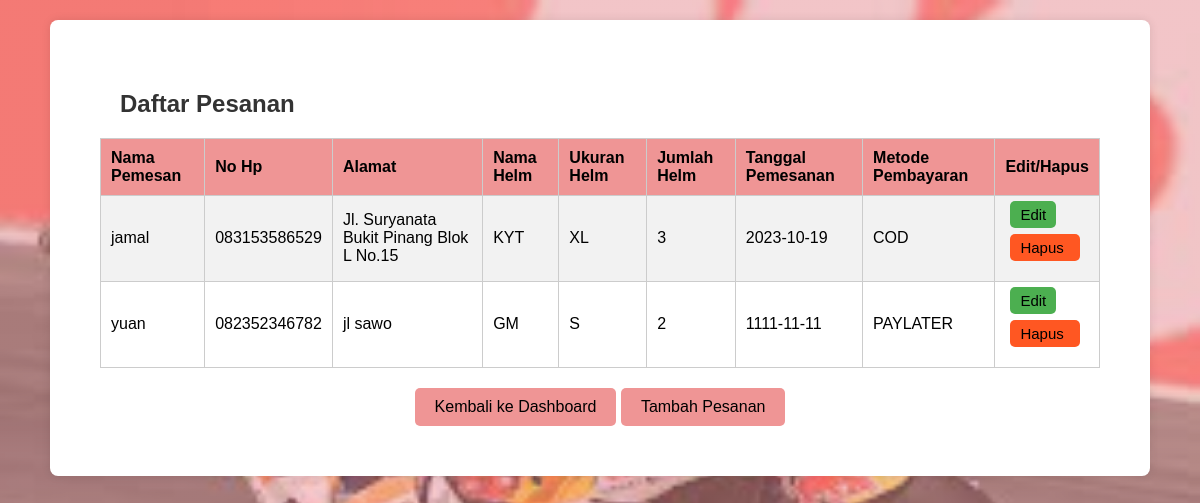
/PT5/read.php, run on the app's committed database.
### tables this page shows
CREATE TABLE `tbhelm` (
  `id_pesanan` int(5) NOT NULL,
  `nama_pemesan` varchar(50) NOT NULL,
  `no_hp` varchar(20) NOT NULL,
  `alamat_pemesan` text NOT NULL,
  `nama_helm` varchar(20) NOT NULL,
  `ukuran_helm` varchar(20) NOT NULL,
  `jumlah_helm` int(2) NOT NULL,
  `tanggal_pemesanan` date NOT NULL,
  `metode_pembayaran` varchar(30) NOT NULL,
  `upload_berkas` varchar(100) NOT NULL
);

### PT5/read.php (the view, shortened to what this page needs)
<!DOCTYPE html>
<html lang="en">
<head>
</head>
<body>
    <div class="container">
        <?php
        require 'koneksi.php';
        $result = mysqli_query($koneksi, "SELECT * FROM tbhelm");
        echo "<h2>Daftar Pesanan</h2>";
        echo "<table>";
        echo "<tr>
        <th>Nama Pemesan</th>
        <th>No Hp</th>
        <th>Alamat</th>
        <th>Nama Helm</th>
        <th>Ukuran Helm</th>
        <th>Jumlah Helm</th>
        <th>Tanggal Pemesanan</th>
        <th>Metode Pembayaran</th>
        <th>Edit/Hapus</th>
      </tr>";
        while ($row = mysqli_fetch_assoc($result)) {
            echo "<tr>
            <td>" . $row["nama_pemesan"] . "</td>
            <td>" . $row["no_hp"] . "</td>
            <td>" . $row["alamat_pemesan"] . "</td>
            <td>" . $row["nama_helm"] . "</td>
            <td>" . $row["ukuran_helm"] . "</td>
            <td>" . $row["jumlah_helm"] . "</td>
            <td>" . $row["tanggal_pemesanan"] . "</td>
            <td>" . $row["metode_pembayaran"] . "</td>
            <td>
                <a class='button-ubah' href='update.php?id=" . $row['id_pesanan'] . "'>Edit</a>
                <a class='button-hapus' href='delete.php?id=" . $row['id_pesanan'] . "' onclick='return confirm(\"Apakah Anda yakin ingin menghapus data?\")'>Hapus</a>
            </td>
          </tr>";
        }
        echo "</table>";
        ?>
        <div class="button-container">
            <button class="button" onclick="window.location.href='index.html'">Kembali ke Dashboard</button>
            <button class="button" onclick="window.location.href='create.php'">Tambah Pesanan</button>
        </div>
    </div>
</body>
</html>

### PT5/read.php (style rules this page uses)
body { font-family: Arial, sans-serif; background-color: #f1f1f1; margin: 0; background: linear-gradient(rgba(239, 149, 149, 0.5), rgba(239, 149, 149, 0.5)), url(nikung.jpeg) no-repeat center center fixed; background-size: cover; }
.container { max-width: 1000px; margin: 20px auto; background-color: #fff; padding: 50px; border-radius: 8px; box-shadow: 0 0 10px rgba(0, 0, 0, 0.1); }
h2 { font-size: 24px; color: #333; padding-left: 20px; }
table { border-collapse: collapse; margin-top: 20px; width: 100%; padding: 0px; }
th, td { border: 1px solid #ccc; padding: 10px; text-align: left; }
th { background-color: #EF9595; color: black; }
tr:nth-child(even) { background-color: #f2f2f2; }
.button-container { text-align: center; margin-top: 20px; }
.button { background-color: #EF9595; color: black; border: none; border-radius: 5px; padding: 10px 20px; font-size: 16px; cursor: pointer; transition: background-color 0.3s; }
.button-ubah { background-color: #4CAF50; padding: 5px 10px; border-radius: 5px; }
.button-hapus { background-color: #FF5722; padding: 0.4rem 3rem; border-radius: 5px; display: flex; width: 50px; }
.button-ubah, .button-hapus { margin: 10px 5px; color: black; padding: 5px 10px; border-radius: 5px; font-size: 15px; text-decoration: none; }

### data on the page
tbhelm: nama_pemesan "jamal", no_hp "083153586529", alamat_pemesan "Jl. Suryanata Bukit Pinang Blok L No.15", nama_helm "KYT", ukuran_helm "XL", jumlah_helm "3", tanggal_pemesanan "2023-10-19", metode_pembayaran "COD"
tbhelm: nama_pemesan "yuan", no_hp "082352346782", alamat_pemesan "jl sawo", nama_helm "GM", ukuran_helm "S", jumlah_helm "2", tanggal_pemesanan "1111-11-11", metode_pembayaran "PAYLATER"
